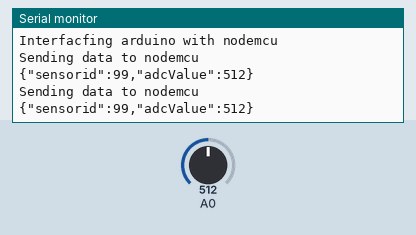
The sketch below on a simulated Arduino Uno, built with avr-gcc and run on an emulated ATmega328P. Shown: the last lines printed to the serial monitor. Inputs (shaded band) come from the test bench; at power-on: A0 = 512.

Above: at 5.8 s.
5.9 s: A0 set to 716
At 11.3 s:
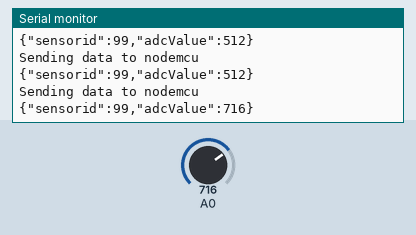
11.9 s: A0 set to 900
At 16.5 s:
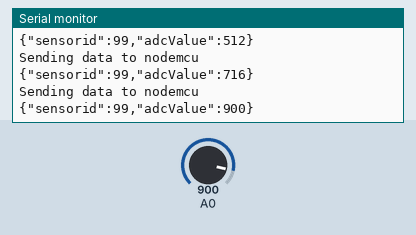
Timing chart, 0 to 18.0 s (numbered marks = the images above; inputs shaded):
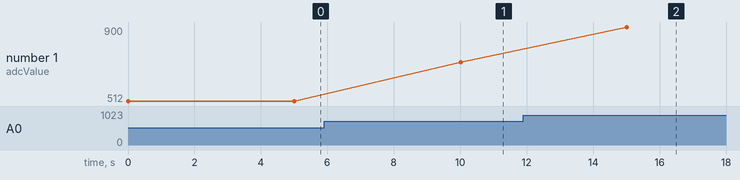

Measured:
- after the input at 5.9 s, the serial monitor: prints a new line after 4.1 s (image 1)
- after the input at 11.9 s, the serial monitor: prints a new line after 3.1 s (image 2)
- plotted number 1: 512 → 716 after the input at 5.9 s, 716 → 900 after the input at 11.9 s

The sketch:

Arduino_Esp_teste.ino
```cpp
int id=99;
#include <SoftwareSerial.h>

SoftwareSerial sw(2, 3); // RX, TX

void setup() {
 Serial.begin(115200);
 Serial.println("Interfacfing arduino with nodemcu");
 sw.begin(115200);
}

void loop() {
 Serial.println("Sending data to nodemcu");
 int adc=analogRead(A0);
 Serial.print("{\"sensorid\":");
 Serial.print(id);//sensor id
 Serial.print(",");
 Serial.print("\"adcValue\":");
 Serial.print(adc);//offset
 Serial.print("}");
 Serial.println();

 sw.print("{\"sensorid\":");
 sw.print(id);//sensor id
 sw.print(",");
 sw.print("\"adcValue\":");
 sw.print(adc);//offset
 sw.print("}");
 sw.println();
 delay(5000);
}
```
